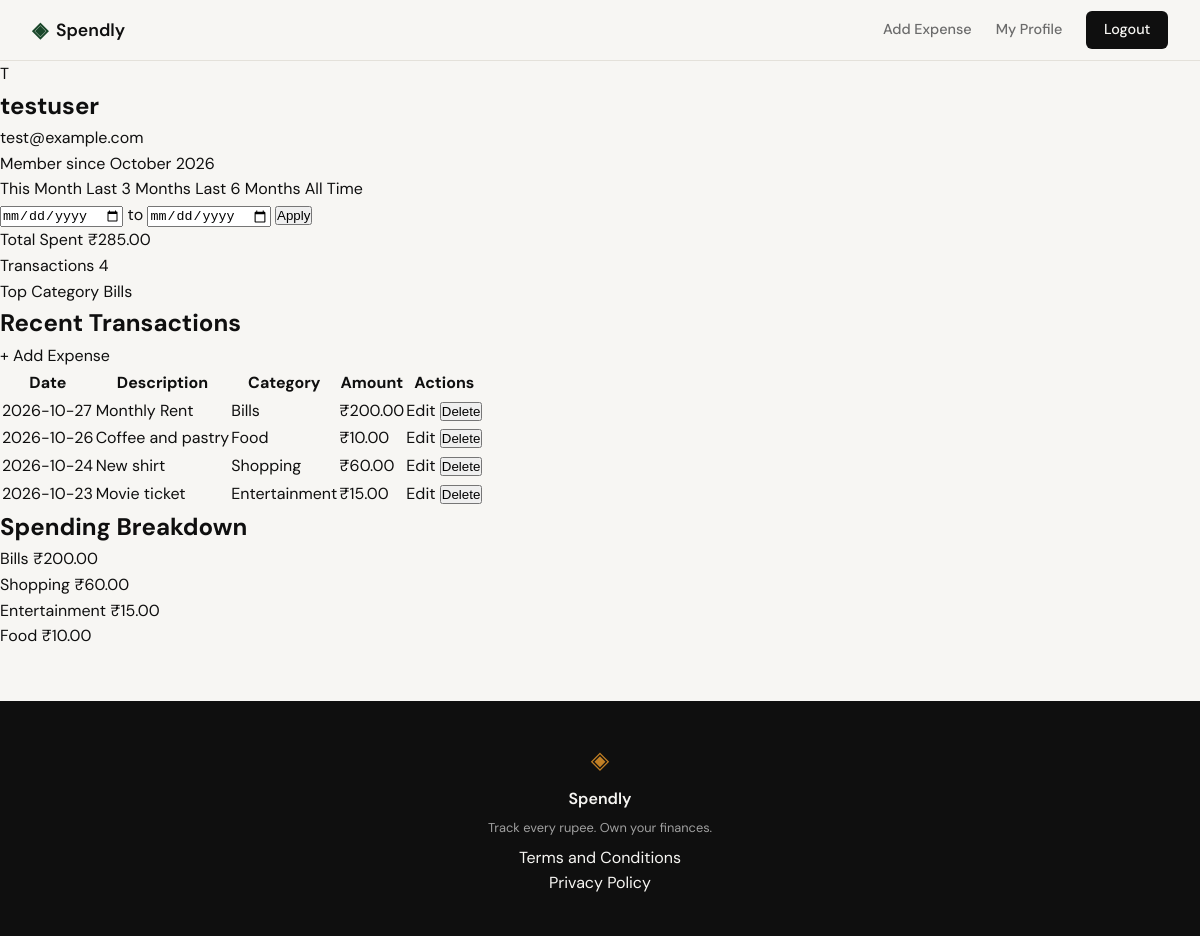
Screenshot of /profile (signed in) with the database file from the repository.
### tables this page shows
CREATE TABLE users (
                id INTEGER PRIMARY KEY AUTOINCREMENT,
                username TEXT UNIQUE NOT NULL,
                password TEXT NOT NULL,
                email TEXT UNIQUE NOT NULL,
                created_at TEXT DEFAULT (datetime('now'))
            );

CREATE TABLE expenses (
                id INTEGER PRIMARY KEY AUTOINCREMENT,
                user_id INTEGER NOT NULL,
                amount REAL NOT NULL,
                category TEXT NOT NULL,
                description TEXT,
                date TEXT NOT NULL,
                created_at TEXT DEFAULT (datetime('now')),
                FOREIGN KEY (user_id) REFERENCES users (id) ON DELETE CASCADE
            );

### app.py (the view)
@app.route("/profile")
@login_required
def profile():
    user_id = session.get('user_id')
    date_from = request.args.get('date_from')
    date_to = request.args.get('date_to')
    preset = request.args.get('preset')
    today = datetime.now()
    if preset == 'this_month':
        date_to = today.strftime('%Y-%m-%d')
        date_from = today.replace(day=1).strftime('%Y-%m-%d')
    elif preset == 'last_3':
        date_to = today.strftime('%Y-%m-%d')
        date_from = (today - timedelta(days=90)).strftime('%Y-%m-%d')
    elif preset == 'last_6':
        date_to = today.strftime('%Y-%m-%d')
        date_from = (today - timedelta(days=180)).strftime('%Y-%m-%d')
    elif preset == 'all':
        date_from = date_to = None
    valid_from = None
    valid_to = None
    try:
        if date_from:
            datetime.strptime(date_from, '%Y-%m-%d')
            valid_from = date_from
        if date_to:
            datetime.strptime(date_to, '%Y-%m-%d')
            valid_to = date_to
    except ValueError:
        valid_from = valid_to = None
    if valid_from and valid_to and valid_from > valid_to:
        flash("Start date must be before end date.")
        valid_from = valid_to = None
    user = get_user_by_id(user_id)
    stats = get_summary_stats(user_id, valid_from, valid_to)
    transactions = get_recent_transactions(user_id, date_from=valid_from, date_to=valid_to)
    categories = get_category_breakdown(user_id, valid_from, valid_to)
    return render_template(
        "profile.html",
        user=user,
        stats=stats,
        transactions=transactions,
        categories=categories,
        date_from=valid_from,
        date_to=valid_to,
        active_preset=preset
    )

### app.py (called while the page is built)
def login_required(f):
    @wraps(f)
    def decorated_function(*args, **kwargs):
        if 'user_id' not in session:
            flash("Please log in to access this page.")
            return redirect(url_for('login'))
        return f(*args, **kwargs)
    return decorated_function

### database/db.py (called while the page is built)
def get_db():
    conn = sqlite3.connect(DATABASE)
    conn.row_factory = sqlite3.Row
    conn.execute("PRAGMA foreign_keys = ON;")
    return conn

### database/queries.py (called while the page is built)
def get_user_by_id(user_id):
    with get_db() as conn:
        user = conn.execute(
            "SELECT username, email, created_at FROM users WHERE id = ?",
            (user_id,)
        ).fetchone()
        if not user:
            return None
        try:
            dt = datetime.strptime(user['created_at'], '%Y-%m-%d %H:%M:%S')
            member_since = dt.strftime('%B %Y')
        except (ValueError, TypeError):
            member_since = "Unknown"
        return {
            "name": user['username'],
            "email": user['email'],
            "member_since": member_since
        }

def get_recent_transactions(user_id, limit=10, date_from=None, date_to=None):
    with get_db() as conn:
        query = "SELECT id, date, description, category, amount FROM expenses WHERE user_id = ?"
        params = [user_id]
        if date_from and date_to:
            query += " AND date BETWEEN ? AND ?"
            params.extend([date_from, date_to])
        query += " ORDER BY date DESC, created_at DESC LIMIT ?"
        params.append(limit)
        rows = conn.execute(query, params).fetchall()
        return [
            {
                "id": row['id'],
                "date": row['date'],
                "description": row['description'],
                "category": row['category'],
                "amount": f"{row['amount']:,.2f}"
            }
            for row in rows
        ]

### templates/profile.html (shortened to what this page needs)
{% extends "base.html" %}
{% block content %}
<section class="profile-section">
    <div class="profile-container">
        <div class="profile-card">
            <div class="user-avatar">
                {{ user.name[0] | upper }}
            </div>
            <div class="user-details">
                <h1 class="user-name">{{ user.name }}</h1>
                <p class="user-email">{{ user.email }}</p>
                <span class="user-badge">Member since {{ user.member_since }}</span>
            </div>
        </div>
        <div class="filter-bar">
            <div class="presets">
                <a href="{{ url_for('profile', preset='this_month') }}"
                   class="preset-btn {{ 'active' if active_preset == 'this_month' }}">This Month</a>
                <a href="{{ url_for('profile', preset='last_3') }}"
                   class="preset-btn {{ 'active' if active_preset == 'last_3' }}">Last 3 Months</a>
                <a href="{{ url_for('profile', preset='last_6') }}"
                   class="preset-btn {{ 'active' if active_preset == 'last_6' }}">Last 6 Months</a>
                <a href="{{ url_for('profile', preset='all') }}"
                   class="preset-btn {{ 'active' if not active_preset or active_preset == 'all' }}">All Time</a>
            </div>
            <form method="GET" action="{{ url_for('profile') }}" class="custom-range">
                <input type="date" name="date_from" value="{{ date_from or '' }}" class="date-input">
                <span class="range-sep">to</span>
                <input type="date" name="date_to" value="{{ date_to or '' }}" class="date-input">
                <button type="submit" class="btn-apply">Apply</button>
            </form>
        </div>
        <div class="stats-grid">
            <div class="stat-item">
                <span class="stat-label">Total Spent</span>
                <span class="stat-value">₹{{ stats.total_spent }}</span>
            </div>
            <div class="stat-item">
                <span class="stat-label">Transactions</span>
                <span class="stat-value">{{ stats.transaction_count }}</span>
            </div>
            <div class="stat-item">
                <span class="stat-label">Top Category</span>
                <span class="stat-value">{{ stats.top_category }}</span>
            </div>
        </div>
        <div class="history-section">
            <div class="section-header">
                <h2 class="section-title">Recent Transactions</h2>
                <a href="{{ url_for('add_expense') }}" class="btn-add-expense">+ Add Expense</a>
            </div>
            <div class="table-wrapper">
                <table class="transactions-table">
                    <thead>
                        <tr>
                            <th>Date</th>
                            <th>Description</th>
                            <th>Category</th>
                            <th>Amount</th>
                            <th>Actions</th>
                        </tr>
                    </thead>
                    <tbody>
                        {% for tx in transactions %}
                        <tr>
                            <td>{{ tx.date }}</td>
                            <td>{{ tx.description }}</td>
                            <td><span class="category-badge badge-{{ tx.category | lower }}">{{ tx.category }}</span></td>
                            <td class="amount">₹{{ tx.amount }}</td>
                            <td><div class="action-links">
                                <a href="{{ url_for('edit_expense', id=tx.id) }}" class="edit-link">Edit</a>
                                <form method="POST" action="{{ url_for('delete_expense', id=tx.id) }}"
                                      style="display:inline" onsubmit="return confirm('Delete this expense?')">
                                    <button type="submit" class="btn-delete">Delete</button>
                                </form>
                            </div></td>
                        </tr>
                        {% endfor %}
                    </tbody>
                </table>
            </div>
        </div>
        <div class="breakdown-section">
            <h2 class="section-title">Spending Breakdown</h2>
            <div class="breakdown-list">
                {% for cat in categories %}
                <div class="breakdown-item">
                    <div class="breakdown-info">
                        <span class="cat-name">{{ cat.name }}</span>
                        <span class="cat-amount">₹{{ cat.amount }}</span>
                    </div>
                </div>
                {% endfor %}
            </div>
        </div>
    </div>
</section>
{% endblock %}

### static/css/style.css (style rules this page uses)
:root { --ink: #0f0f0f; --ink-soft: #2d2d2d; --ink-muted: #6b6b6b; --ink-faint: #a0a0a0; --paper: #f7f6f3; --paper-warm: #f0ede6; --paper-card: #ffffff; --accent: #1a472a; --accent-light: #e8f0eb; --accent-2: #c17f24; --accent-2-light: #fdf3e3; --danger: #c0392b; --danger-light: #fdecea; --border: #e4e1da; --border-soft: #eeebe4; --font-display: 'DM Serif Display', Georgia, serif; --font-body: 'DM Sans', system-ui, sans-serif; --max-width: 1200px; --auth-width: 440px; --radius-sm: 6px; --radius-md: 12px; --radius-lg: 20px; }
*, *::before, *::after { box-sizing: border-box; margin: 0; padding: 0; }
html { font-size: 16px; scroll-behavior: smooth; }
body { background: var(--paper); color: var(--ink); font-family: var(--font-body); font-size: 1rem; line-height: 1.6; -webkit-font-smoothing: antialiased; }
a { color: inherit; text-decoration: none; }

### rows the page displays
users: username "T", name "testuser", email "test@example.com"
expenses: top_category "Bills", date "2026-10-27", description "Monthly Rent", category "Bills", amount "200.00", name "Bills"
expenses: date "2026-10-26", description "Coffee and pastry", category "Food", amount "10.00", name "Food"
expenses: date "2026-10-24", description "New shirt", category "Shopping", amount "60.00", name "Shopping"
expenses: date "2026-10-23", description "Movie ticket", category "Entertainment", amount "15.00", name "Entertainment"

### other values shown
{{ user.member_since }} "October 2026"
{{ stats.total_spent }} "285.00"
{{ stats.transaction_count }} "4"
